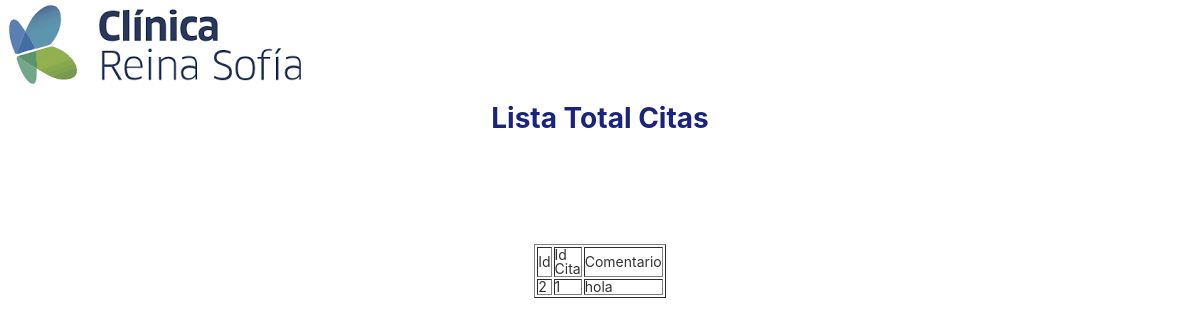
The page /listar-historial (signed in) on the database its author committed.
### tables this page shows
CREATE TABLE historial (id INTEGER PRIMARY KEY AUTOINCREMENT, cita INTEGER REFERENCES Citas (id), historial STRING);

### main.py (the view)
@app.route('/listar-historial')
@login_required_admin
def listarhistorial():
    historias = select_historial_completo()
    return render_template('Listar_historial.html', historias = historias)

### db.py (called while the page is built)
def get_db():
    try:
        if 'db' not in g:
            print('conectada')
            g.db = sqlite3.connect('dbClinica.db')
        return g.db
    except Error:
        print(Error)

### main.py (called while the page is built)
def login_required_admin(view):
    @functools.wraps( view ) # toma una función utilizada en un decorador y añadir la funcionalidad de copiar el nombre de la función.
    def wrapped_viewp(**kwargsp):
        print("hola")
        if g.user_admin is None:
            return redirect( url_for( 'login' ) ) # si no tiene datos, lo envío a que se loguee
        return view( **kwargsp )
    return wrapped_viewp

@app.before_request
def cargar_paciente_registrado():
    print("entro en el before_request Paciente")
    id_usuario = session.get('id_usuario')
    if id_usuario is None:
        g.user = None
    else:
        g.user = get_db().execute(
                'SELECT id, tipo_doc, num_doc, email, password, nombre_ape, tipo_persona FROM pacientes WHERE id = ?'
                ,
                (id_usuario,)
            ).fetchone()

@app.before_request
def cargar_medico_registrado():
    print("entro en el before medico")
    id_medico = session.get('id_medico')
    if id_medico is None:
        g.user_medico = None
    else:
        g.user_medico = get_db().execute(
                'SELECT id, nombre, tipo_doc, num_doc, email, password, especialidad FROM medico WHERE id = ?'
                ,
                (id_medico,)
            ).fetchone()
    print('g.user_medico:', g.user_medico)

@app.before_request
def cargar_administrador_registrado():
    print("entro en el before_request_administrador")
    id_administrador = session.get('id_administrador')
    if id_administrador is None:
        g.user_admin = None
    else:
        g.user_admin = get_db().execute(
                'SELECT id, nombre, num_id, email, password, telefono FROM admin WHERE id = ?'
                ,
                (id_administrador,)
            ).fetchone()
    print('g.user_admin:', g.user_admin)

def sql_connection():
    try:
        conn = sqlite3.connect('dbClinica.db')
        print("¡Conexión OK!")
        return conn
    except Error:
        print(Error)

def select_historial_completo():
    sql = "SELECT * FROM historial"
    conn = sql_connection()
    cursorObj = conn.cursor()
    cursorObj.execute(sql)
    medicos = cursorObj.fetchall()
    return medicos

### templates/listar_historial.html (shortened to what this page needs)
<!DOCTYPE html>
<html lang="en">
<head>
    <link rel="stylesheet" href="/static/css/detalle_cita.css" type="text/css">
</head>
<body>
    <figure>
        <img src="/static/img/logo_reina.png" alt="Logo" class="logo"/>
    </figure>
    <center>
    <br>
    <h1>Lista Total Citas</h1>
    <br>
    <br>
    <br>
    <br>
    <br>
    <br>
    <br>
    <br>
    </center>
        <center>
        <main>
            <table id="tabel" border="1">
                <tbody>
                <tr>
                    <td width="4">  Id</td>
                    <td width="4">  Id Cita    </td>
                    <td width="4">  Comentario</td>
                </tr>
                {% for pro in historias %}
                    <tr>
                        <td width="4">{% print(pro[0]) %}</td>
                        <td width="4">{% print(pro[1]) %}</td>
                        <td width="4">{% print(pro[2]) %}</td>
                    </tr>
                {% endfor %}
                </tbody>
            </table>
        </main>
        </center>
</body>
</html>

### static/css/detalle_cita.css (style rules this page uses)
*, *::after, *::before { margin: 0; padding: 0; box-sizing: border-box; }
html { -webkit-tap-highlight-color: rgba(0,0,0,0); -webkit-text-size-adjust: 100%; }
h1 { color: #1a237e; }
body { font-family: -apple-system, BlinkMacSystemFont, 'Segoe UI', Roboto, Oxygen, Ubuntu, Cantarell, 'Open Sans', 'Helvetica Neue', sans-serif; font-size: 14px; line-height: 1; color: #333; }

### rows shown on the page
historial: id "2", cita "1", historial "hola"
